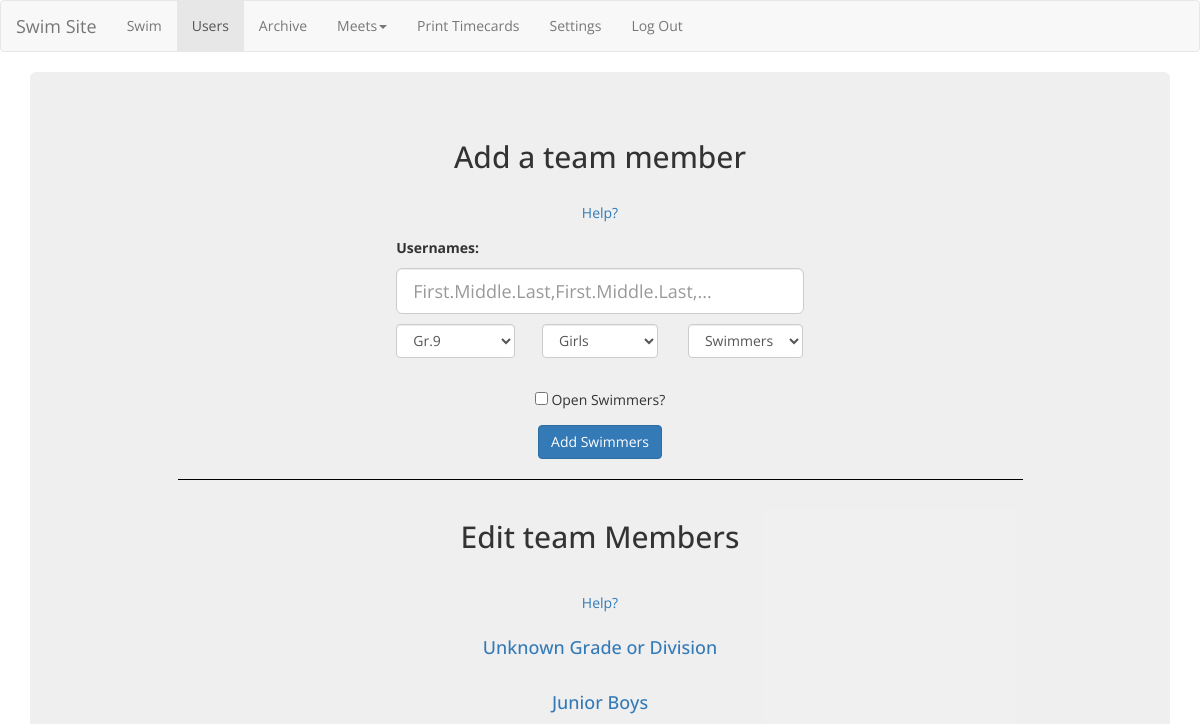
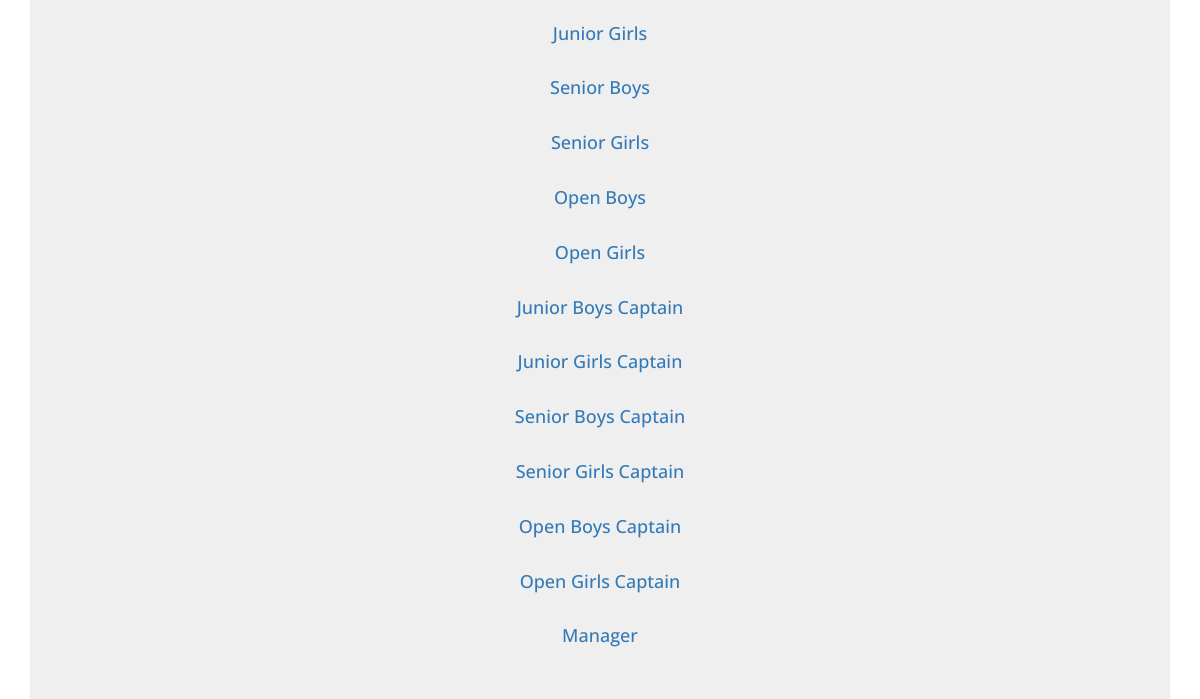
The page /users.php (signed in) on the database as committed earlier (2 pictures, top to bottom).
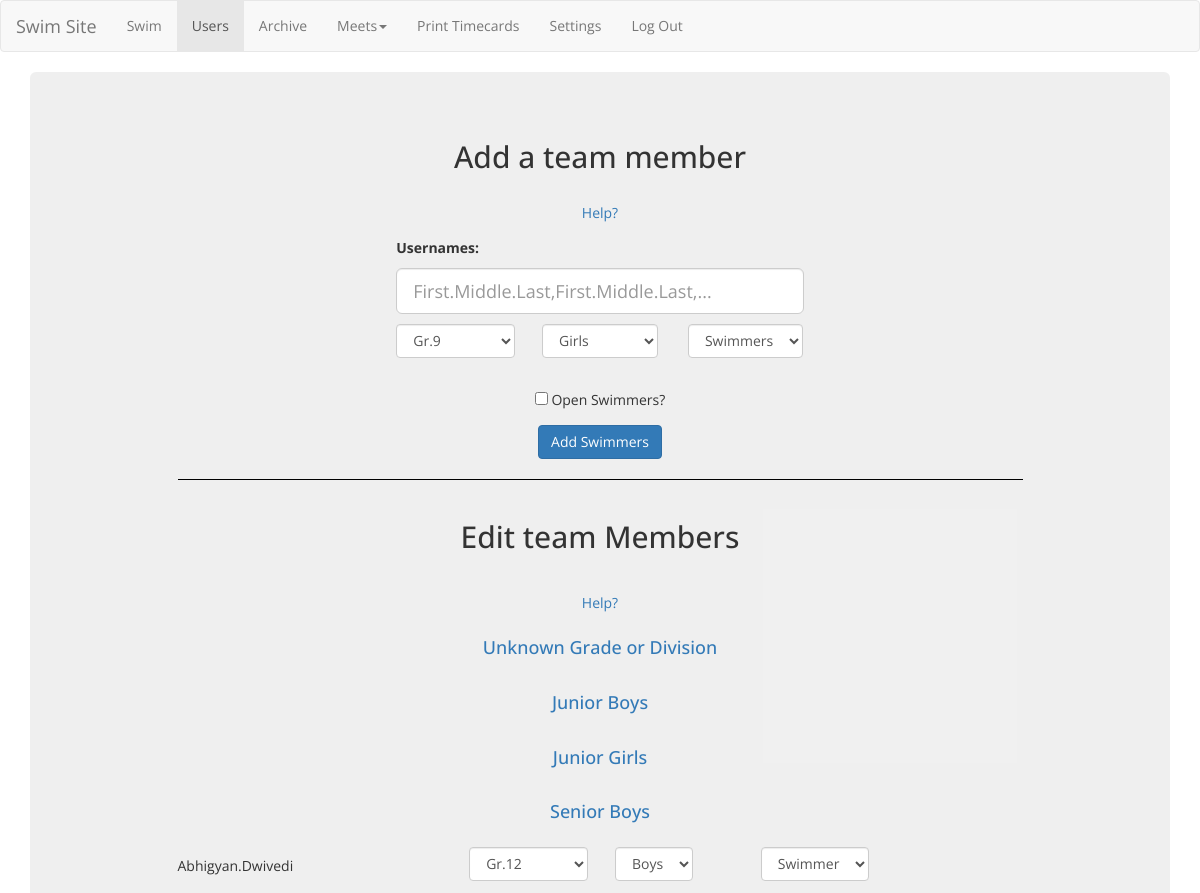
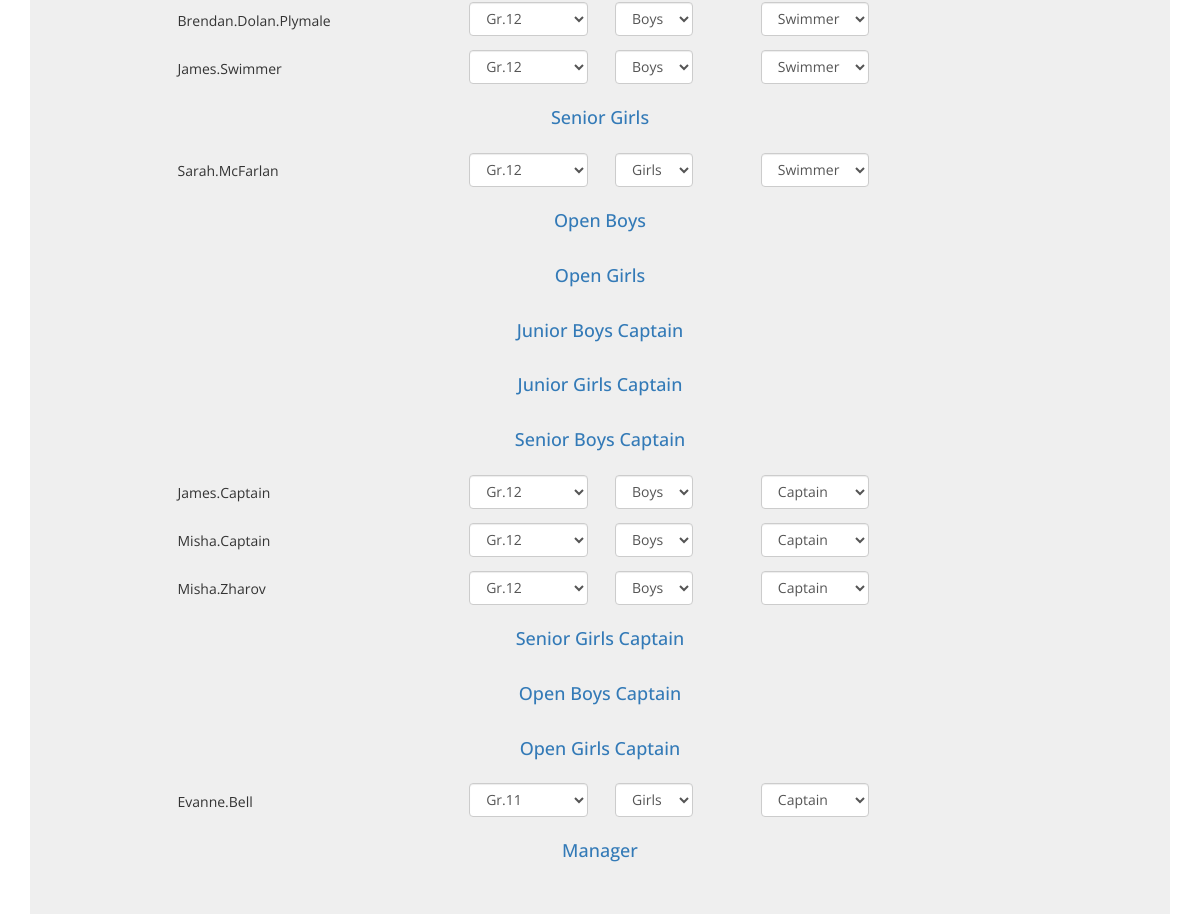
The same page on the database as committed later (2 pictures, top to bottom).
### tables this page shows
CREATE TABLE `users` (
  `id` int(20) NOT NULL AUTO_INCREMENT,
  `name` varchar(60) NOT NULL,
  `division` int(5) NOT NULL COMMENT '0=open 1=junior 2=senior',
  `competes_with` int(5) NOT NULL COMMENT '0=girls 1=boys',
  `rank` int(5) NOT NULL COMMENT '0=swimmer 1=captain 2=manager 3=admin 4=superadmin?',
  `password` varchar(300) NOT NULL,
  `grade` int(5) NOT NULL DEFAULT '-1' COMMENT '9, 10, 11, 12, 13 or -1',
  `deleted` int(2) NOT NULL DEFAULT '0' COMMENT '0 = not deleted, 1 = deleted',
  `email` varchar(75) NOT NULL,
  `setup` int(2) NOT NULL DEFAULT '0' COMMENT '0=Never logged in, 1=logged in before',
  PRIMARY KEY (`id`)
);

### includes/team_list_widget.php (the view, shortened to what this page needs)
<?php
	require_once(dirname(__FILE__).'/db_connect.php');
	echo "
		<div class='row bottom4'>
			<h2 class='text-center'>Edit team Members<h2>
		</div>
	";
	?>
	<div style="text-align:center;" class="row bottom3">
		<a class="text-center" data-toggle="collapse" href="#team_list_widget_help">Help?</a>
	</div>
	<?php
	list_team(-1, -1, -1, $mysqli);
	if($_SESSION['rank'] >= 2 || ($_SESSION['division'] == 1 && $_SESSION['competes_with'] == 1)){
		list_team(1, 1, 0, $mysqli);
	}
	if($_SESSION['rank'] >= 2 || ($_SESSION['division'] == 1 && $_SESSION['competes_with'] == 0)){
		list_team(1, 0, 0, $mysqli);
	}
	if($_SESSION['rank'] >= 2 || ($_SESSION['division'] == 2 && $_SESSION['competes_with'] == 1)){
		list_team(2, 1, 0, $mysqli);
	}
	if($_SESSION['rank'] >= 2 || ($_SESSION['division'] == 2 && $_SESSION['competes_with'] == 0)){
		list_team(2, 0, 0, $mysqli);
	}
	if($_SESSION['rank'] >= 2 || ($_SESSION['division'] == 0 && $_SESSION['competes_with'] == 1)){
		list_team(0, 1, 0, $mysqli);
	}
	if($_SESSION['rank'] >= 2 || ($_SESSION['division'] == 1 && $_SESSION['competes_with'] == 1)){
		list_team(0, 0, 0, $mysqli);
	}
	if($_SESSION['rank'] >= 2 || ($_SESSION['division'] == 1 && $_SESSION['competes_with'] == 1)){
		list_team(1, 1, 1, $mysqli);
	}
	if($_SESSION['rank'] >= 2 || ($_SESSION['division'] == 1 && $_SESSION['competes_with'] == 0)){
		list_team(1, 0, 1, $mysqli);
	}
	if($_SESSION['rank'] >= 2 || ($_SESSION['division'] == 2 && $_SESSION['competes_with'] == 1)){
		list_team(2, 1, 1, $mysqli);
	}
	if($_SESSION['rank'] >= 2 || ($_SESSION['division'] == 2 && $_SESSION['competes_with'] == 0)){
		list_team(2, 0, 1, $mysqli);
	}
	if($_SESSION['rank'] >= 2 || ($_SESSION['division'] == 0 && $_SESSION['competes_with'] == 1)){
		list_team(0, 1, 1, $mysqli);
	}
	if($_SESSION['rank'] >= 2 || ($_SESSION['division'] == 0 && $_SESSION['competes_with'] == 0)){
		list_team(0, 0, 1, $mysqli);
	}
	if($_SESSION['rank'] >= 3){
		list_team(0, 0, 2, $mysqli);
	}
	function list_team($division, $competes_with, $rank, $mysqli){
		if(!($rank >= 2) && $division != -1){
			$stmt = $mysqli->prepare("SELECT name, id, grade, competes_with, rank FROM users WHERE division = ? AND competes_with = ? AND rank = ? AND deleted = 0 AND rank < 3 ORDER BY grade ASC, name ASC");
			$stmt->bind_param("iii", $division, $competes_with, $rank);
		}else if($division == -1){
			$stmt = $mysqli->prepare("SELECT name, id, grade, competes_with, rank FROM users WHERE (division = ? OR grade = ?) AND deleted = 0 AND rank < 3 ORDER BY grade ASC, name ASC");
			$var = -1;
			$stmt->bind_param("ii", $var, $var);
		}else{
			$stmt = $mysqli->prepare("SELECT name, id, grade, competes_with, rank FROM users WHERE rank = ? AND deleted = 0 AND rank < 3 ORDER BY grade ASC, name ASC");
			$stmt->bind_param("i", $rank);
		}
		$stmt->execute();
		$stmt->bind_result($name, $id, $grade, $competes_with, $rank);
		echo "<div class='row bottom3'><div class='col-lg-4 col-md-3 col-sm-1 hidden-xs'></div><div class='col-lg-4 col-md-6 col-sm-10 col-xs-12'><a data-toggle='collapse' href='#$division$rank$competes_with'><h4 class='text-center'>";
		if($rank < 2){
			if($division == 0){
				echo "Open ";
			} else if ($division == 1){
				echo "Junior ";
			} else if($division == 2){
				echo "Senior ";
			} else if($division == -1){
				echo "Unknown Grade or Division";
			}
			if($competes_with == 0){
				echo "Girls";
			} else if($competes_with == 1){
				echo "Boys";
			}
			if($rank == 1){
				echo " Captain";
			}
		} else {
			if($rank >= 3){
				echo "Admin";
			} else if($rank == 2){
				echo "Manager";
			}
		}
		echo "</h4></a></div></div>";
		echo "<div class='collapse in' id='$division$rank$competes_with'>";
		while($stmt->fetch()){
			individual_form($name, $id, $grade, $competes_with, $rank);
		}
		echo "</div>";
	}
	function individual_form($name, $id, $grade, $competes_with, $rank){ ob_start(); ?>
	<form method="post" class="form-inline">
		<div class="row bottom2">
			<div class="col-md-6 col-sm-6 col-xs-8 col-lg-12">
				<div class="row">
					<div class="col-lg-4">
						<div data-toggle='collapse' href='#team_list_widget_swimmer_<?php echo "$id'";?>>
						<?php
							echo "<div class='visible-lg control-label' style='margin-top: 0.6em'>$name</div>";
						?>
						</div>
					</div>
					<div class="col-lg-2">
						<div class='form-group'>
							<div class="" data-toggle="tooltip" title="Grade">
							<?php
								if($rank < 2){
									echo '<select onchange="edit_user(this)" name="grade" class="form-control" id="team_list_widget_grade">';
										if($_SESSION['division'] == 2 || $_SESSION['division'] == 0 || $_SESSION['rank'] >= 2){
												if($grade==11){
													echo '<option selected value="11">Gr.11</option>';
												}else{
													echo '<option value="11">Gr.11</option>';
												}
												if($grade==12){
													echo '<option selected value="12">Gr.12</option>';
												}else{
													echo '<option value="12">Gr.12</option>';
												}
										}
									echo '</select>';
								}
							?>
							</div>
						</div>
					</div>
					<div class="col-lg-2">
						<div class='form-group'>
						<?php
						if($rank < 2){
							echo '<div class="" data-toggle="tooltip" title="Competes With">';
							echo '	<select onchange="edit_user(this)" name="competes_with" class="form-control" id="team_list_widget_competes_with">';
										if(isset($_SESSION['rank'])){
											if($_SESSION['rank'] != 1 || $_SESSION['competes_with'] == 0){
												if($competes_with == 0){
													echo '<option selected value="0">Girls</option>';
												}else{
													echo '<option value="0">Girls</option>';
												}
											}
											if($_SESSION['rank'] != 1 || $_SESSION['competes_with'] == 1){
												if($competes_with == 1){
													echo '<option selected value="1">Boys</option>';
												}else{
													echo '<option value="1">Boys</option>';
												}
											}
										}
							echo '	</select>';
							echo '</div>';
						}
						?>
						</div>
					</div>
					<div class="col-lg-2">
						<div class='form-group'>
							<div class="" data-toggle="tooltip" title="Rank">
								<select onchange="edit_user(this)" name="rank" class="form-control" id="team_list_widget_rank">
									<?php
									if($rank < $_SESSION['rank']){
										echo '<option value="0">Swimmer</option>';
										if(isset($_SESSION['rank'])){
											if($_SESSION['rank'] > 1){
												if($rank == 1){
													echo '<option selected value="1">Captain</option>';
												}else{
													echo '<option value="1">Captain</option>';
												}
											}
										}
									}else{
										$var = htmlspecialchars(rank($rank), ENT_QUOTES);
										echo "<option>$var</option>";
									}
									?>
								</select>
							</div>
						</div>
					</div>
				</div>
			</div>
		</div>
	</form>
	<?php
	}
?>

### includes/head.php (shortened to what this page needs)
<head>
	<?php
		require_once(dirname(__FILE__).'/styles.php');
	?>
</head>

### includes/styles.php (shortened to what this page needs)
<link href="https://maxcdn.bootstrapcdn.com/bootstrap/3.3.6/css/bootstrap.min.css" rel="stylesheet">
<link rel="stylesheet" href="css/main.css" type="text/css">

### users.php (shortened to what this page needs)
<?php
include( dirname(__FILE__).'/includes/head.php');
?>
<!DOCTYPE html>
<html>
	<body>
		<?php
		include( dirname(__FILE__).'/includes/nav.php');
		?>
		<div class='container'>
			<div class='jumbotron'>
				<div class='row'>
					<div class='col-md-10 col-sm-12 col-lg-offset-1'>
						<?php
						include( dirname(__FILE__).'/includes/add_widget.php');
						echo '<hr />';
						echo '<div id="tlw">';
						include( dirname(__FILE__).'/includes/team_list_widget.php');
						?>
						</div>
					</div>
				</div>
			</div>
		</div>
	</body>
</html>

### includes/nav.php (shortened to what this page needs)
<nav class="navbar navbar-default">
		<div class="container-fluid">
				<div class="navbar-header">
					<a class="navbar-brand hidden-sm" href="<?php echo URL;?>"><?php echo SITE_NAME;?></a>
				</div>
				<div id='navbar' class='navbar-collapse collapse'>
					<ul class="nav navbar-nav">
					<li <?php if(strtok(basename($_SERVER["REQUEST_URI"]), '?')=="home.php" || strtok(basename($_SERVER["REQUEST_URI"]), '?')=="index.php")echo "class='active'";?> ><a href='home.php'>Swim</a></li>
					<?php
						if(isset($_SESSION['rank']) && $_SESSION['rank'] >= 1){
							if(strtok(basename($_SERVER["REQUEST_URI"]), '?')=="users.php"){
								echo "<li class='active'><a href='users.php'>Users</a></li>";
							}else{
								echo "<li><a href='users.php'>Users</a></li>";
							}
							if(strtok(basename($_SERVER["REQUEST_URI"]), '?')=="view_archive.php" && $_SESSION['rank']>=2){
								echo "<li class='active'><a href='view_archive.php'>Archive</a></li>";
							}else if($_SESSION['rank']>=2){
								echo "<li><a href='view_archive.php'>Archive</a></li>";
							}
							if($_SESSION['rank']>=2){
								echo "<li class='dropdown'>";
								echo '<a href="#" class="dropdown-toggle" data-toggle="dropdown" role="button" aria-haspopup="true" aria-expanded="false">Meets<span class="caret"></span></a>';
								echo "</li>";
								if(strtok(basename($_SERVER["REQUEST_URI"]), '?')=="print.php" && $_SESSION['rank']>=2){
									echo "<li class='active'><a href='print.php'>Print Timecards</a></li>";
								}else if($_SESSION['rank']>=2){
									echo "<li><a href='print.php'>Print Timecards</a></li>";
								}
							}
						}
						if(strtok(basename($_SERVER["REQUEST_URI"]), '?')=="settings.php"){
							echo "<li class='active'><a href='settings.php'>Settings</a></li>";
						}else if(isset($_SESSION['rank'])){
							echo "<li><a href='settings.php'>Settings</a></li>";
						}
						if(isset($_SESSION['rank'])){
							echo "<li><a href='logout.php'>Log Out</a></li>";
						}
					?>
				</div>
		</div>
</nav>

### includes/add_widget.php (shortened to what this page needs)
<form id='add_widget' class="form-inline" onsubmit='add_user(); return false;'>
	<div class="row bottom4">
			<h2 class="text-center">Add a team member</h2>
	</div>
	<div style="text-align:center;" class="row bottom3">
		<a class="text-center" data-toggle="collapse" href="#add_widget_help">Help?</a>
	</div>
	<div class="row">
		<div class="col-lg-6 col-lg-offset-3 col-md-10 col-md-offset-1 bottom2">
			<label class="control-label hidden-md hidden-sm hidden-xs" for="add_widget_username">Usernames:</label>
		</div>
	</div>
	<div class="row">
		<div class="col-lg-6 col-lg-offset-3 col-md-10 col-md-offset-1 bottom2">
			<div class='form-group' style="display:block">
				<input style="width:100%" type="text" class="form-control input-lg" name="name" id="add_widget_name" placeholder="First.Middle.Last,First.Middle.Last,..." required>
			</div>
		</div>
	</div>
	<div class="row bottom2">
		<div class="col-md-6 col-sm-6 col-xs-8 col-lg-12 bottom2">
			<div class="row">
				<div class="col-lg-2 col-lg-offset-3 col-md-12 bottom2">
					<div class='form-group'>
						<div class="" data-toggle="tooltip" title="Grade">
							<select name="grade" class="form-control" id="add_widget_grade">
								<?php
								if($_SESSION['division'] == 1 || $_SESSION['division'] == 0 || $_SESSION['rank'] >= 2){
										echo '<option value="9">Gr.9</option>';
								}
								?>
							</select>
						</div>
					</div>
				</div>
				<div class="col-lg-2 col-md-12 bottom2">
					<div class='form-group'>
						<div class="" data-toggle="tooltip" title="Competes With">
							<select name="competes_with" class="form-control" id="add_widget_competes_with">
								<?php
									if(isset($_SESSION['rank'])){
										if($_SESSION['rank'] != 1 || $_SESSION['competes_with'] == 0){
											echo '<option value="0">Girls &nbsp;&nbsp;&nbsp;&nbsp;&nbsp;&nbsp;&nbsp;&nbsp;&nbsp;&nbsp;</option>';
										}
									}
								?>
							</select>
						</div>
					</div>
				</div>
				<div class="col-lg-2 col-md-12 bottom2">
					<div class='form-group'>
						<div class="" data-toggle="tooltip" title="Rank">
							<select name="rank" class="form-control" id="add_widget_rank">
								<option value="0">Swimmers</option>
							</select>
						</div>
					</div>
				</div>
			</div>
		</div>
	</div>
	<?php
	echo '
	<div class="row bottom3">
		<div class="form-group col-lg-12 col-md-12 col-sm-12 col-sx-12" style="text-align:center;">
			<div class="hidden-md hidden-sm hidden-xs" data-toggle="tooltip" title="Check if this is an open swimmer">
	';
				if($_SESSION['rank'] >= 2){
					echo '
					<div class="checkbox">
						<label><input name="open" type="checkbox" value=""> Open Swimmers?</label>
					</div>
					';
				} else if($_SESSION['division'] == 0){
					echo '
					<div class="checkbox">
						<label><input name="open" type="checkbox" value="" checked disabled> Open Swimmers?</label>
					</div>
					';
				}
	echo '
			</div>
		</div>
	</div>
	';
	?>
	<div class="row">
		<div class="col-lg-12 col-md-12 col-sm-12 col-sx-12" style="text-align:center;">
			<button type="submit" class="btn btn-primary">Add Swimmers</button>
		</div>
	</div>
</form>

### css/main.css (style rules this page uses)
* { font-family: 'Open Sans', sans-serif; }
.jumbotron { background-color: rgb(238,238,238); background-color: rgba(238,238,238,0.9); }
.bottom2 { margin-bottom: 10px; }
.bottom3 { margin-bottom: 15px; }
.bottom4 { margin-bottom: 20px; }
select { width:auto; }
hr { border-top-color: rgb(0,0,0); }

Rows that differ between the two databases and show on the page:
added users: name "Abhigyan.Dwivedi", grade "Gr.12", competes_with "Boys", rank "Swimmer"
added users: name "Brendan.Dolan.Plymale", grade "Gr.12", competes_with "Boys", rank "Swimmer"
added users: name "James.Swimmer", grade "Gr.12", competes_with "Boys", rank "Swimmer"
added users: name "Sarah.McFarlan", grade "Gr.12", competes_with "Girls", rank "Swimmer"
added users: name "James.Captain", grade "Gr.12", competes_with "Boys", rank "Captain"
added users: name "Misha.Captain", grade "Gr.12", competes_with "Boys", rank "Captain"
added users: name "Misha.Zharov", grade "Gr.12", competes_with "Boys", rank "Captain"
added users: name "Evanne.Bell", grade "Gr.11", competes_with "Girls", rank "Captain"
